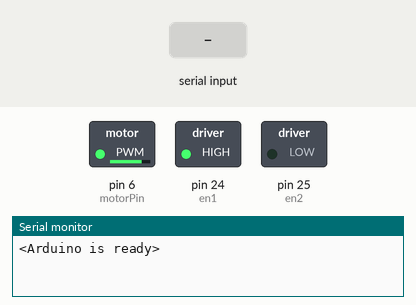
Recording of a sketch running on a simulated Arduino Mega 2560, built with avr-gcc and run on an emulated ATmega2560. On the bench: switched loads named in the sketch (green lamp = pin HIGH), the last lines printed to the serial monitor. The inputs (shaded band) are chosen by the test bench.

Above: at 0.05 s.
At 1.2 s:
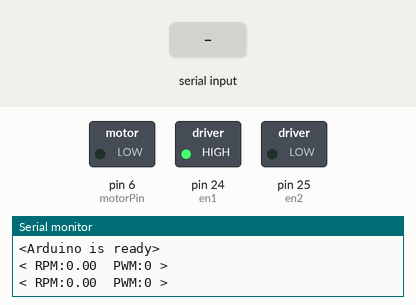
1.3 s: "+" received over Serial
Timing chart, 0 to 4.3 s (numbered marks = the images above; inputs shaded):
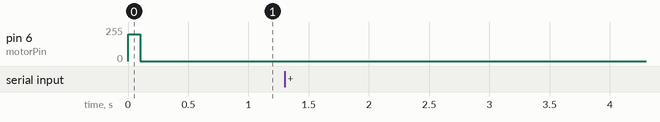

The sketch:

single_motor.ino
```cpp
// Set up rear right motor pin
// Encoder pins
#define encoderA 22
#define encoderB 23
// Velocity control pin
#define motorPin 6
// Direction control pins
#define en1 24
#define en2 25

#define LOOPTIME 100

int stateA = 0;
int stateB = 0;
int counter = 0;
unsigned long t_start;
double vel=0;
String sw="";
double actvel=0;
int countAnt=0;
int PWM_val = 0;
unsigned long lastMilli = 0;                    // loop timing
unsigned long lastMilliPrint = 0;               // loop timing
double speed_req = 0.0;                            // speed (Set Point)
double speed_act = 0.0;                              // speed (actual value)
double Kp =   16.0;                                // PID proportional control Gain
double Kd =    4.0;                                // PID Derivitave control gain
double last_error=0.0;


void setup() {
  Serial.begin(115200);           // set up Serial library at 115200 bps
  pinMode(motorPin, OUTPUT);
  pinMode(en1, OUTPUT);
  pinMode(en2, OUTPUT);
  pinMode (encoderA, INPUT);
  pinMode (encoderB, INPUT);
  attachInterrupt(digitalPinToInterrupt(encoderA), checkA, CHANGE);
  attachInterrupt(digitalPinToInterrupt(encoderB), checkB, CHANGE);
  digitalWrite(en1, LOW);
  digitalWrite(en2, HIGH);
  t_start = millis();

  digitalWrite(en1, HIGH);
  digitalWrite(en2, LOW);
  analogWrite(motorPin, 200);

  Serial.println("<Arduino is ready>");
  Serial.flush();
}

void loop() {

  String serialResponse ="";

  if (Serial.available()) {
    serialResponse  = Serial.readString();
    vel = serialResponse.substring(2,5).toDouble();
    sw = serialResponse.substring(1,2);
    if(sw=="+"){
    digitalWrite(en1, LOW);
    digitalWrite(en2, HIGH);
    }
    else if (sw=="-"){
    digitalWrite(en1, HIGH);
    digitalWrite(en2, LOW);
    }
    speed_req=vel;
  }
   if((millis()-lastMilli) >= LOOPTIME)   {

       lastMilli = millis();
       speed_act = (double)(((double)(counter - countAnt)*(1000.0/(double)LOOPTIME))/(double)(320.0));
       countAnt=counter;
       PWM_val= updatePid(PWM_val, speed_req, speed_act);                        // compute PWM value
       analogWrite(motorPin, PWM_val);
     }
     printMotorInfo();
}

void printMotorInfo()  {                                                      // display data
 if((millis()-lastMilliPrint) >= 500)   {
   lastMilliPrint = millis();
   Serial.print("< RPM:");          Serial.print(speed_act);         Serial.print("  PWM:");  Serial.print(PWM_val);   Serial.print(" > \n");
 }
}


int updatePid(int command, double targetValue, double currentValue)   {             // compute PWM value
double pidTerm = 0.0;                                                            // PID correction
double error=0.0;
 error = (double) (fabs(targetValue) - fabs(currentValue));
 pidTerm = (Kp * error) + (Kd * (error - last_error));
 last_error = error;
 return constrain(command + int(pidTerm), 0, 255);
}

void checkA() {
  stateB = digitalRead(encoderB);
  stateA = digitalRead(encoderA);
  if (stateA != stateB) {
    counter++;
  }
  else {
    counter--;
  }
}

void checkB() {
  stateB = digitalRead(encoderB);
  stateA = digitalRead(encoderA);
  if (stateA == stateB) {
    counter++;
  }
  else {
    counter--;
  }
}
```
